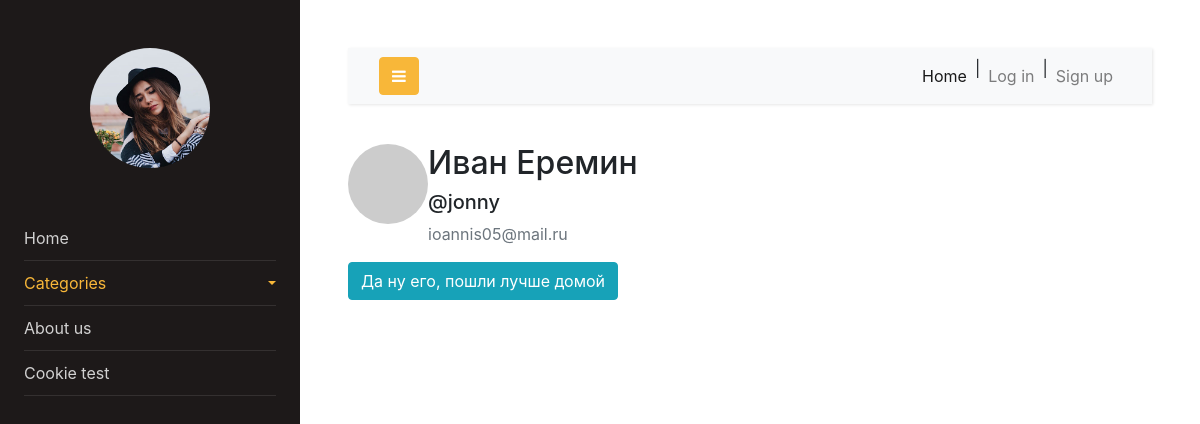
The page /users/2 on the database its author committed.
### app/data/user.py (models this page shows, shortened)
class User(SqlAlchemyBase, UserMixin):
    __tablename__ = 'users'
    id = sqlalchemy.Column(sqlalchemy.Integer, primary_key=True, autoincrement=True)
    username = sqlalchemy.Column(sqlalchemy.String, nullable=False, index=True)
    name = sqlalchemy.Column(sqlalchemy.String, nullable=False)
    surname = sqlalchemy.Column(sqlalchemy.String, nullable=False)
    email = sqlalchemy.Column(sqlalchemy.String, nullable=False, index=True)
    password = sqlalchemy.Column(sqlalchemy.String, nullable=False)
    created_date = sqlalchemy.Column(sqlalchemy.DateTime,
                                     default=datetime.datetime.now, autoincrement=True)
    posts = orm.relation('Post', back_populates='author')
    def avatar(self, size):
        return 'http://www.gravatar.com/avatar/' + md5(self.email.encode()).hexdigest() + '?d=identicon&s=' + str(size)

### main.py (the view)
@main_app.route('/users/<int:id>', defaults={'nickname': None}, methods=['GET', 'POST'])
@main_app.route('/users/<nickname>', defaults={'id': None}, methods=['GET', 'POST'])
def profile(id=None, nickname=None):
    form = RegisterForm()
    user = main_app.users_repo.get_by_id(id)
    if not user:
        user = main_app.users_repo.get_by_username(nickname)
        if not user:
            abort(404)
    if form.validate_on_submit() or request.method == 'POST':
        print("Ooops....")
        sys.exit(1)
    return render_template('profile.html', he=current_user, user=user, form=form)

### app/resources/users_repo.py (called while the page is built)
    def get_by_id(self, id):
        user = self.db_sess.query(User).filter(User.id == id).first()
        return user

### app/templates/profile.html
{% extends "index.html" %}
{% block content %}
<link rel="stylesheet" type="text/css" href="{{ url_for('static', filename='css/user.css') }}"/>
<div class="block">
    <div class="content-section">
        <div class="media">
            <img class="rounded-circle account-img" src="{{ user.avatar(100) }}" />
            <div class="media-body">
                <h2 class="media-heading">{{ user.name + " " + user.surname }}</h2>
                <h5 class="media-heading">@{{ user.username }}</h5>
                <p class="text-secondary">{{ user.email }}</p>
            </div>
        </div>
        {% if he == user %}
        <div class="content-section justify-content-center">
            <form method="post" action="" enctype="multipart/form-data">
                {{ form.hidden_tag() }}
                <fieldset class="form-group">
                    <legend class="border-bottom mb-4">Accout Info</legend>
                    <div class="form-group mb-3">
                        {{ form.username.label(class="form-control-label") }}
                            <div class="input-group mb-3">
                                <span class="input-group-text md-1" id="basic-addon1">@</span>
                        {% if form.username.errors %}
                            {{ form.username(type="text", class="form-control form-control-lg is-invalid", id="username", value=user.username) }}
                            </div>
                            <div class="invalid-feedback">
                                {% for error in form.username.errors %}
                                    <span class="text-danger">{{ error }}</span>
                                {% endfor %}
                            </div>
                        {% else %}
                            {{ form.username(type="text", class="form-control form-control-lg", id="username", value=user.username) }}
                            </div>
                        {% endif %}
                    </div>
                    <div class="form-group mb-3">
                        <div class="form-wrapper">
                            {{ form.name.label }}
                            {% if form.name.errors %}
                                {{ form.name(type="text", class="form-control form-control-lg is-invalid", id='name', value=user.name) }}
                                <div class="invalid-feedback">
                                    {% for error in form.name.errors %}
                                        <span class="text-danger">{{ error }}</span>
                                    {% endfor %}
                                </div>
                            {% else %}
                                {{ form.name(type="text", class="form-control form-control-lg", id='name', value=user.name) }}
                            {% endif %}
                        </div>
                    </div>
                    <div class="form-group mb-3">
                        <div class="form-wrapper">
                            {{ form.surname.label }}
                            {% if form.surname.errors %}
                                {{ form.surname(id='sec_name', type="text", class="form-control form-control-lg is-invalid", value=user.surname) }}
                                <div class="invalid-feedback">
                                    {% for error in form.surname.errors %}
                                        <span class="text-danger">{{ error }}</span>
                                    {% endfor %}
                                </div>
                            {% else %}
                                {{ form.surname(id='sec_name', type="text", class="form-control form-control-lg", value=user.surname) }}
                            {% endif %}
                        </div>
                    </div>
                    <div class="form-wrapper mb-3">
                        {{ form.email.label }}
                        {% if form.email.errors %}
                            {{ form.email(class="form-control form-control-lg is-invalid", type="email", id="email", value=user.email, autocomplete='off') }}
                            <div class="invalid-feedback">
                                {% for error in form.email.errors %}
                                    <span class="text-danger">{{ error }}</span>
                                {% endfor %}
                            </div>
                        {% else %}
                            {{ form.email(class="form-control form-control-lg", type="email", id="email", value=user.email, autocomplete='off') }}
                        {% endif %}
                    </div>
                    <p align='left' style="color:red">
                        {{ message }}
                    </p><br>
                </fieldset>
                <br>
                <div class='text-center form-group'>
                    {{ form.submit(class="btn btn-outline-info") }}
                </div>
                <br>
            </form>
        </div>
        {% else %}
            <a href="/" class="btn btn-info">Да ну его, пошли лучше домой</a>
        {% endif %}
    </div>
</div>
{% endblock %}

### rows shown on the page
User: name+surname "Иван Еремин", username "jonny", email "ioannis05@mail.ru"
